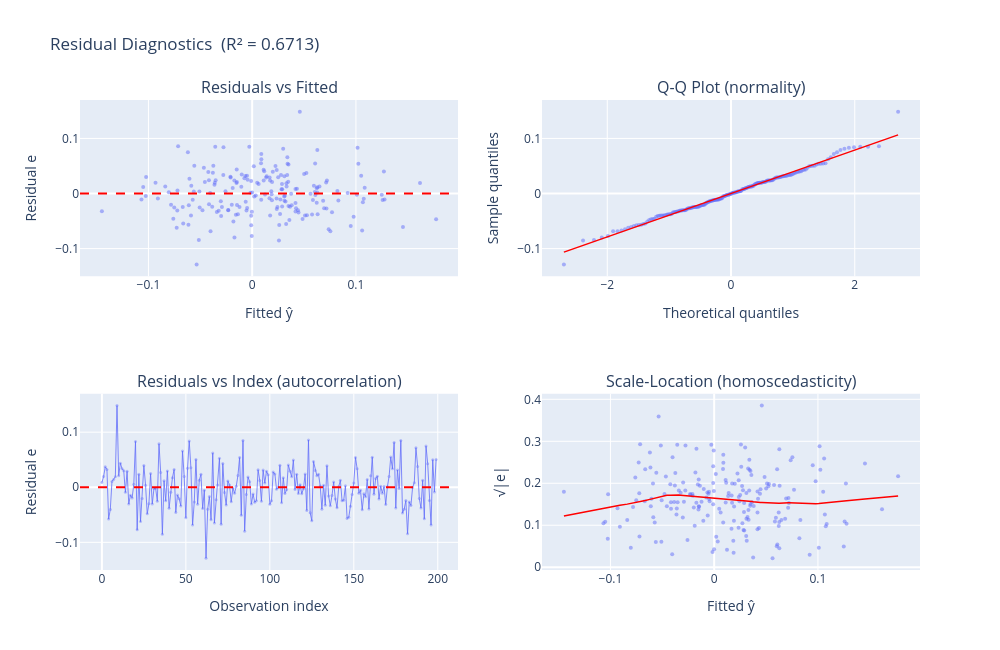

The cell this chart's notebook holds for it:
### Markdown cell above
**Always plot residuals before trusting any inference.** The diagnostic plots below are the primary tool for checking whether the Gauss-Markov assumptions (Section 3) hold:

### Code cell
residual_diagnostics_demo()

### Figure 1 — Plotly figure (JSON) as saved in the notebook; plotly's stock layout.template omitted (floating-point values rounded to 4 significant figures; data arrays with more than 128 entries replaced by an {"elided": "..."} marker saying what was removed)
{"data": [{"marker": {"color": "#636EFA", "opacity": 0.5, "size": 4}, "mode": "markers", "showlegend": false, "type": "scatter", "x": {"elided": "200 float values"}, "xaxis": "x", "y": {"elided": "200 float values"}, "yaxis": "y"}, {"marker": {"color": "#636EFA", "opacity": 0.5, "size": 4}, "mode": "markers", "showlegend": false, "type": "scatter", "x": {"elided": "200 float values"}, "xaxis": "x2", "y": {"elided": "200 float values"}, "yaxis": "y2"}, {"line": {"color": "red", "width": 1.5}, "mode": "lines", "showlegend": false, "type": "scatter", "x": {"elided": "200 float values"}, "xaxis": "x2", "y": {"elided": "200 float values"}, "yaxis": "y2"}, {"line": {"color": "#636EFA", "width": 0.8}, "marker": {"color": "#636EFA", "opacity": 0.4, "size": 3}, "mode": "markers+lines", "showlegend": false, "type": "scatter", "x": {"elided": "200 int values"}, "xaxis": "x3", "y": {"elided": "200 float values"}, "yaxis": "y3"}, {"marker": {"color": "#636EFA", "opacity": 0.5, "size": 4}, "mode": "markers", "showlegend": false, "type": "scatter", "x": {"elided": "200 float values"}, "xaxis": "x4", "y": {"elided": "200 float values"}, "yaxis": "y4"}, {"line": {"color": "red", "width": 1.5}, "mode": "lines", "showlegend": false, "type": "scatter", "x": {"elided": "200 float values"}, "xaxis": "x4", "y": {"elided": "200 float values"}, "yaxis": "y4"}], "layout": {"annotations": [{"font": {"size": 16}, "showarrow": false, "text": "Residuals vs Fitted", "x": 0.225, "xanchor": "center", "xref": "paper", "y": 1, "yanchor": "bottom", "yref": "paper"}, {"font": {"size": 16}, "showarrow": false, "text": "Q-Q Plot (normality)", "x": 0.775, "xanchor": "center", "xref": "paper", "y": 1, "yanchor": "bottom", "yref": "paper"}, {"font": {"size": 16}, "showarrow": false, "text": "Residuals vs Index (autocorrelation)", "x": 0.225, "xanchor": "center", "xref": "paper", "y": 0.375, "yanchor": "bottom", "yref": "paper"}, {"font": {"size": 16}, "showarrow": false, "text": "Scale-Location (homoscedasticity)", "x": 0.775, "xanchor": "center", "xref": "paper", "y": 0.375, "yanchor": "bottom", "yref": "paper"}], "height": 650, "shapes": [{"line": {"color": "red", "dash": "dash"}, "type": "line", "x0": 0, "x1": 1, "xref": "x domain", "y0": 0, "y1": 0, "yref": "y"}, {"line": {"color": "red", "dash": "dash"}, "type": "line", "x0": 0, "x1": 1, "xref": "x3 domain", "y0": 0, "y1": 0, "yref": "y3"}], "showlegend": false, "title": {"text": "Residual Diagnostics  (R² = 0.6713)"}, "width": 1000, "xaxis": {"anchor": "y", "domain": [0, 0.45], "title": {"text": "Fitted ŷ"}}, "xaxis2": {"anchor": "y2", "domain": [0.55, 1], "title": {"text": "Theoretical quantiles"}}, "xaxis3": {"anchor": "y3", "domain": [0, 0.45], "title": {"text": "Observation index"}}, "xaxis4": {"anchor": "y4", "domain": [0.55, 1], "title": {"text": "Fitted ŷ"}}, "yaxis": {"anchor": "x", "domain": [0.625, 1], "title": {"text": "Residual e"}}, "yaxis2": {"anchor": "x2", "domain": [0.625, 1], "title": {"text": "Sample quantiles"}}, "yaxis3": {"anchor": "x3", "domain": [0, 0.375], "title": {"text": "Residual e"}}, "yaxis4": {"anchor": "x4", "domain": [0, 0.375], "title": {"text": "√|e|"}}}}
